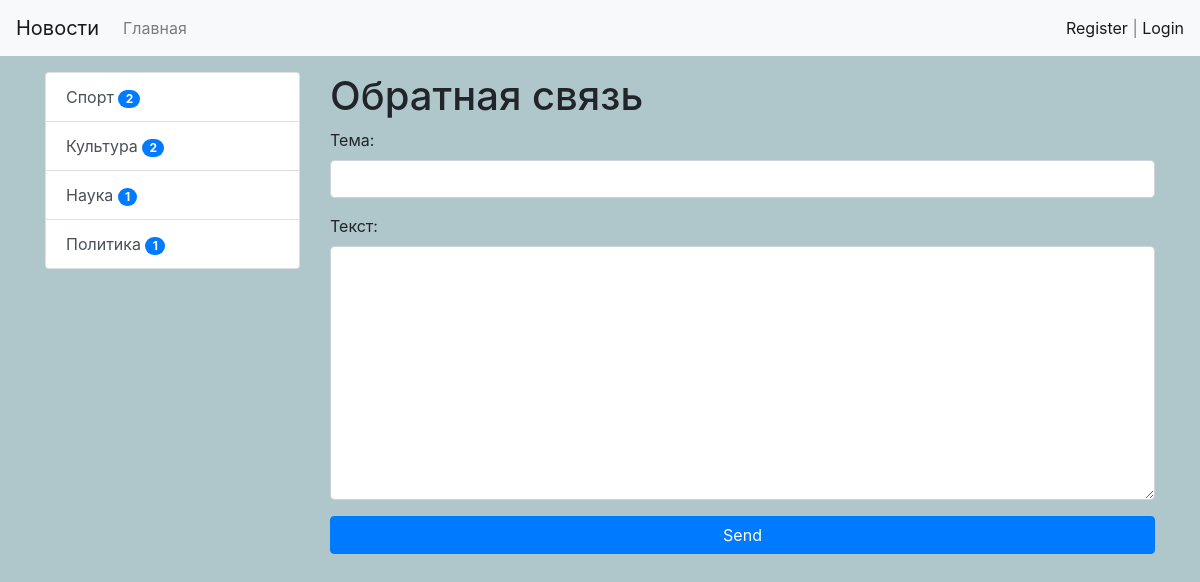
Page /test/ on the committed database.
### news/models.py (models this page shows, shortened)
class Category(models.Model):
    title = models.CharField(max_length=150, db_index=True, verbose_name='Наименование категории')
    def get_absolute_url(self):
        return reverse('category', kwargs={'category_id': self.pk})
    class Meta:
        verbose_name = 'Категория'
        verbose_name_plural = 'Категории'
        ordering = ['title']

### news/views.py (the view)
# urls.py: path('test/', test, name='test'),
def test(request):
    if request.method == 'POST':
        form = ContactForm(request.POST)
        if form.is_valid():
            mail = send_mail(form.cleaned_data['subject'], form.cleaned_data['content'], 'rok5a@yandex.ru', ['mr.satanaa@gmail.com'], fail_silently=False)
            if mail:
                messages.success(request, 'Письмо отправлено')
                return redirect('test')
            else:
                messages.error(request, 'Ошибка отправки')
    else:
        form = ContactForm()
    return render(request, 'news/test.html', {"form": form})

### news/forms.py
class ContactForm(forms.Form):
    subject = forms.CharField(label='Тема', widget=forms.TextInput(attrs={'class': 'form-control'}))
    content = forms.CharField(label='Текст', widget=forms.Textarea(attrs={'class': 'form-control'}))

### news/templatetags/news_tags.py (called while the page is built)
@register.inclusion_tag('news/list_categories.html')
def show_categories(arg1='Hello', arg2='world'):
    categories = Category.objects.annotate(cnt=Count('news', filter=F('news__is_published'))).filter(cnt__gt=0)
    return {"categories": categories, "arg1": arg1, "arg2": arg2}

### news/templates/news/test.html (shortened to what this page needs)
{% extends 'base.html' %}
{% block sidebar %}
{% include 'inc/_sidebar.html' %}
{% endblock %}
{% block content %}
<h1>Обратная связь</h1>
<form method="post">
    {{ form.as_p }}
        <button type="sumbit" class="btn btn-primary btn-block">Send</button>
</form>
{% endblock %}

### news/templates/news/list_categories.html
<div class="list-group">
    {% for item in categories %}
    <a href="{{ item.get_absolute_url }} " class="list-group-item list-group-item-action"> {{ item.title }}     <span class="badge badge-primary badge-pill">{{ item.cnt }}</span>
    </a>
    {% endfor %}
</div>

### mysite/static/css/style1.css (style rules this page uses)
body { background-color: #afc6ca; }

### rows in the picture
Category: title "Спорт", cnt "2"
Category: title "Культура", cnt "2"
Category: title "Наука", cnt "1"
Category: title "Политика", cnt "1"
